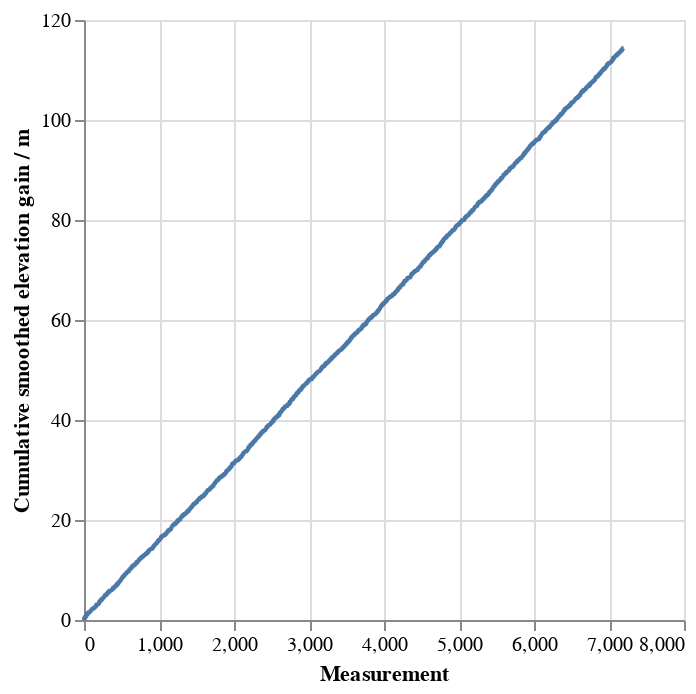

The code cell stored with this chart in its notebook:
### Code cell
(alt.Chart(df).mark_line().encode(alt.X("index", title='Measurement'), alt.Y("cumsum", title="Cumulative smoothed elevation gain / m")))

### Figure 1 — Vega specification as saved in the notebook (floating-point values rounded to 4 significant figures; data arrays with more than 128 entries replaced by an {"elided": "..."} marker saying what was removed)
{"$schema": "https://vega.github.io/schema/vega/v5.json", "data": [{"name": "source_0", "values": {"elided": "7195 records"}}, {"name": "source_0_x_domain_index", "values": [{"min": 0, "max": 7194}]}, {"name": "source_0_y_domain_cumsum", "values": [{"min": 0.0, "max": 114.4}]}], "marks": [{"type": "line", "name": "marks", "from": {"data": "source_0"}, "sort": {"field": "x"}, "encode": {"update": {"y": {"field": "cumsum", "scale": "y"}, "stroke": {"value": "#4c78a8"}, "defined": {"signal": "isValid(datum[\"index\"]) && isFinite(+datum[\"index\"]) && isValid(datum[\"cumsum\"]) && isFinite(+datum[\"cumsum\"])"}, "x": {"field": "index", "scale": "x"}}}, "style": ["line"]}], "scales": [{"name": "x", "type": "linear", "domain": [{"signal": "(data(\"source_0_x_domain_index\")[0] || {}).min"}, {"signal": "(data(\"source_0_x_domain_index\")[0] || {}).max"}], "range": [0, {"signal": "width"}], "zero": false, "nice": true}, {"name": "y", "type": "linear", "domain": [{"signal": "(data(\"source_0_y_domain_cumsum\")[0] || {}).min"}, {"signal": "(data(\"source_0_y_domain_cumsum\")[0] || {}).max"}], "range": [{"signal": "height"}, 0], "zero": true, "nice": true}], "axes": [{"scale": "x", "ticks": false, "zindex": 0, "grid": true, "gridScale": "y", "maxExtent": 0, "aria": false, "tickCount": {"signal": "ceil(width/40)"}, "minExtent": 0, "orient": "bottom", "labels": false, "domain": false}, {"scale": "y", "gridScale": "x", "domain": false, "aria": false, "grid": true, "labels": false, "minExtent": 0, "orient": "left", "ticks": false, "tickCount": {"signal": "ceil(height/40)"}, "zindex": 0, "maxExtent": 0}, {"scale": "x", "labelFlush": true, "tickCount": {"signal": "ceil(width/40)"}, "zindex": 0, "grid": false, "labelOverlap": true, "orient": "bottom", "title": "Measurement"}, {"scale": "y", "grid": false, "title": "Cumulative smoothed elevation gain / m", "orient": "left", "tickCount": {"signal": "ceil(height/40)"}, "zindex": 0, "labelOverlap": true}], "padding": 5, "background": "white", "width": 300, "height": 300, "style": "cell"}
